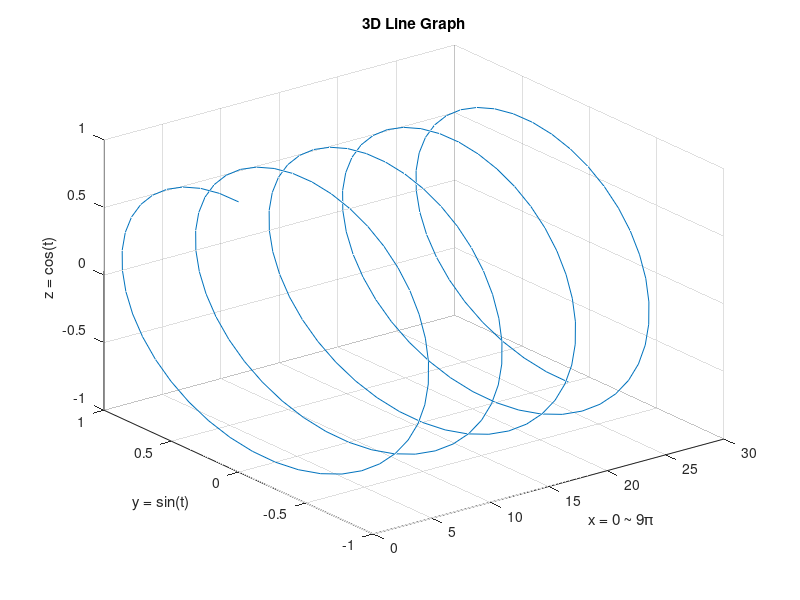

Reproduce this figure in MATLAB.
clc; clear;

t = 0:pi/20:9*pi; x=t;
y=sin(t); z=cos(t);

plot3(x, y, z);
title('3D Line Graph');
xlabel('x = 0 ~ 9π'); ylabel('y = sin(t)'); zlabel('z = cos(t)');
grid on;